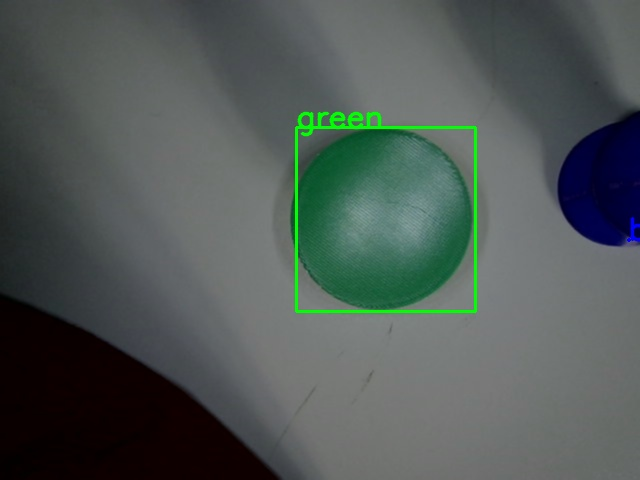
#> input picture test/HSVTestResult2.jpg, 640 x 480 px
$ python HISTTest.py
#> lines starting #> are read from the running program, lines starting #| are printed output that depends on the picture
import numpy as np
import cv2
import matplotlib.pyplot as plt


img = cv2.imread("HSVTestResult2.jpg")
#> img is the input picture: shape (480, 640, 3); mean B, G, R 85.9, 88.7, 79.7
hist = np.bincount(img.ravel(), minlength=256)
#> hist = 256 values, max 67479 at index 0, min 0 at index 187, mean 3600

img = cv2.cvtColor(img, cv2.COLOR_BGR2HSV)
#> img: shape (480, 640, 3); mean H, S, V 73.7, 57.9, 92.1
# plt.hist(img.ravel(), 256, [0, 256])
# plt.plot(hist)
color = ('b','g','r')
for i,col in enumerate(color):
    histr = cv2.calcHist([img],[i],None,[256],[0,256])
    plt.plot(histr,color = col)
    plt.xlim([0,256])
plt.show()
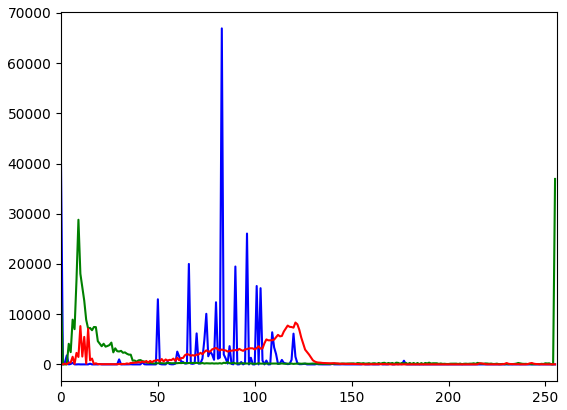
#> figure drawn by matplotlib, 1 panel; curve peaks at x = 83, y = 66906; curve peaks at x = 255, y = 36928; curve peaks at x = 121, y = 8333

$ run again, with test/HSVTestResult1.jpg copied over test/HSVTestResult2.jpg
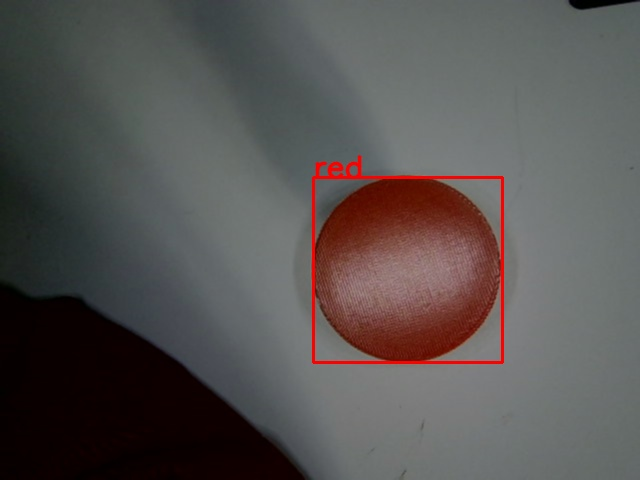
#> input picture test/HSVTestResult1.jpg, 640 x 480 px
#> img is the input picture: shape (480, 640, 3); mean B, G, R 81.4, 82.8, 87
#> hist = 256 values, max 69958 at index 0, min 1 at index 252, mean 3600
#> img: shape (480, 640, 3); mean H, S, V 65.9, 61.2, 91.7
#> `plt.show()`:
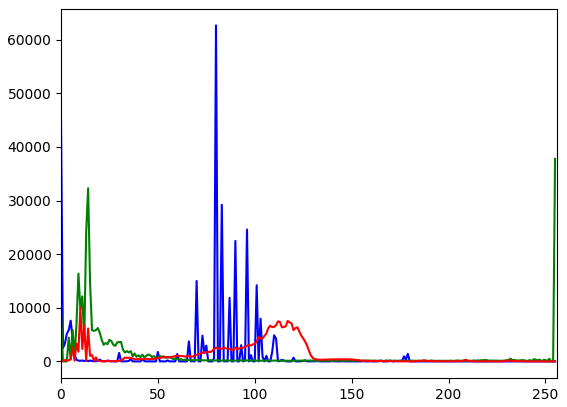
#> figure drawn by matplotlib, 1 panel; curve peaks at x = 80, y = 62679; curve peaks at x = 255, y = 37780; curve peaks at x = 10, y = 10002
